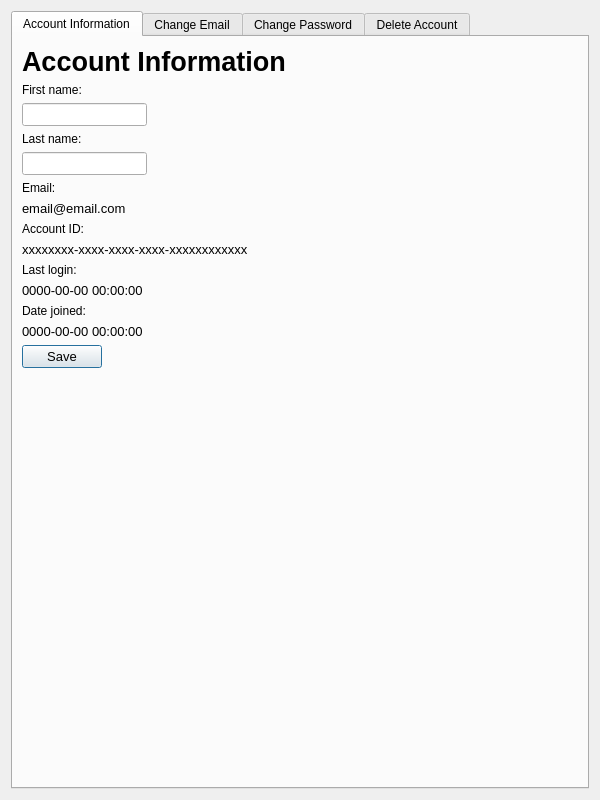
<?xml version="1.0" encoding="UTF-8"?>
<ui version="4.0">
 <class>Dialog</class>
 <widget class="QDialog" name="Dialog">
  <property name="geometry">
   <rect>
    <x>0</x>
    <y>0</y>
    <width>600</width>
    <height>800</height>
   </rect>
  </property>
  <property name="minimumSize">
   <size>
    <width>600</width>
    <height>800</height>
   </size>
  </property>
  <property name="maximumSize">
   <size>
    <width>600</width>
    <height>800</height>
   </size>
  </property>
  <property name="windowTitle">
   <string>Dialog</string>
  </property>
  <layout class="QGridLayout" name="gridLayout">
   <item row="0" column="0">
    <widget class="QTabWidget" name="tabWidget">
     <property name="currentIndex">
      <number>0</number>
     </property>
     <widget class="QWidget" name="tab">
      <attribute name="title">
       <string>Account Information</string>
      </attribute>
      <layout class="QFormLayout" name="formLayout">
       <item row="1" column="0">
        <widget class="QLabel" name="label_3">
         <property name="font">
          <font>
           <pointsize>20</pointsize>
           <weight>75</weight>
           <bold>true</bold>
          </font>
         </property>
         <property name="text">
          <string>Account Information</string>
         </property>
        </widget>
       </item>
       <item row="2" column="0">
        <widget class="QLabel" name="label">
         <property name="text">
          <string>First name:</string>
         </property>
        </widget>
       </item>
       <item row="3" column="0">
        <widget class="QLineEdit" name="le_firstname">
         <property name="font">
          <font>
           <pointsize>10</pointsize>
          </font>
         </property>
        </widget>
       </item>
       <item row="4" column="0">
        <widget class="QLabel" name="label_2">
         <property name="text">
          <string>Last name:</string>
         </property>
        </widget>
       </item>
       <item row="5" column="0">
        <widget class="QLineEdit" name="le_lastname">
         <property name="font">
          <font>
           <pointsize>10</pointsize>
          </font>
         </property>
        </widget>
       </item>
       <item row="7" column="0">
        <widget class="QLabel" name="label_4">
         <property name="text">
          <string>Email:</string>
         </property>
        </widget>
       </item>
       <item row="8" column="0">
        <widget class="QLabel" name="lbl_email">
         <property name="font">
          <font>
           <pointsize>10</pointsize>
          </font>
         </property>
         <property name="text">
          <string>email@email.com</string>
         </property>
        </widget>
       </item>
       <item row="9" column="0">
        <widget class="QLabel" name="label_9">
         <property name="text">
          <string>Account ID:</string>
         </property>
        </widget>
       </item>
       <item row="10" column="0">
        <widget class="QLabel" name="lbl_id">
         <property name="font">
          <font>
           <pointsize>10</pointsize>
          </font>
         </property>
         <property name="text">
          <string>xxxxxxxx-xxxx-xxxx-xxxx-xxxxxxxxxxxx</string>
         </property>
        </widget>
       </item>
       <item row="15" column="0">
        <widget class="QPushButton" name="btn_save_name">
         <property name="font">
          <font>
           <pointsize>10</pointsize>
          </font>
         </property>
         <property name="text">
          <string>    Save    </string>
         </property>
        </widget>
       </item>
       <item row="11" column="0">
        <widget class="QLabel" name="label_19">
         <property name="text">
          <string>Last login:</string>
         </property>
        </widget>
       </item>
       <item row="12" column="0">
        <widget class="QLabel" name="lbl_last_login">
         <property name="font">
          <font>
           <pointsize>10</pointsize>
          </font>
         </property>
         <property name="text">
          <string>0000-00-00 00:00:00</string>
         </property>
        </widget>
       </item>
       <item row="13" column="0">
        <widget class="QLabel" name="label_21">
         <property name="text">
          <string>Date joined:</string>
         </property>
        </widget>
       </item>
       <item row="14" column="0">
        <widget class="QLabel" name="lbl_date_joined">
         <property name="font">
          <font>
           <pointsize>10</pointsize>
          </font>
         </property>
         <property name="text">
          <string>0000-00-00 00:00:00</string>
         </property>
        </widget>
       </item>
      </layout>
     </widget>
     <widget class="QWidget" name="tab_3">
      <attribute name="title">
       <string>Change Email</string>
      </attribute>
      <layout class="QFormLayout" name="formLayout_3">
       <item row="0" column="0">
        <widget class="QLabel" name="label_10">
         <property name="font">
          <font>
           <pointsize>20</pointsize>
           <weight>75</weight>
           <bold>true</bold>
          </font>
         </property>
         <property name="text">
          <string>Change Email</string>
         </property>
        </widget>
       </item>
       <item row="1" column="0">
        <widget class="QLabel" name="label_11">
         <property name="text">
          <string>Current password:</string>
         </property>
        </widget>
       </item>
       <item row="2" column="0">
        <widget class="DoubleClickShowPassword" name="le_current_password_ce">
         <property name="font">
          <font>
           <pointsize>10</pointsize>
          </font>
         </property>
        </widget>
       </item>
       <item row="3" column="0">
        <widget class="QLabel" name="label_12">
         <property name="text">
          <string>New email:</string>
         </property>
        </widget>
       </item>
       <item row="4" column="0">
        <widget class="QLineEdit" name="le_new_email">
         <property name="font">
          <font>
           <pointsize>10</pointsize>
          </font>
         </property>
        </widget>
       </item>
       <item row="5" column="0">
        <widget class="QLabel" name="label_13">
         <property name="text">
          <string>Confirm new email:</string>
         </property>
        </widget>
       </item>
       <item row="6" column="0">
        <widget class="QLineEdit" name="le_re_new_email">
         <property name="font">
          <font>
           <pointsize>10</pointsize>
          </font>
         </property>
        </widget>
       </item>
       <item row="7" column="0">
        <widget class="QPushButton" name="btn_save_email">
         <property name="font">
          <font>
           <pointsize>10</pointsize>
          </font>
         </property>
         <property name="text">
          <string>    Save    </string>
         </property>
        </widget>
       </item>
      </layout>
     </widget>
     <widget class="QWidget" name="tab_2">
      <attribute name="title">
       <string>Change Password</string>
      </attribute>
      <layout class="QFormLayout" name="formLayout_2">
       <item row="0" column="0">
        <widget class="QLabel" name="label_5">
         <property name="font">
          <font>
           <pointsize>20</pointsize>
           <weight>75</weight>
           <bold>true</bold>
          </font>
         </property>
         <property name="text">
          <string>Change Password</string>
         </property>
        </widget>
       </item>
       <item row="1" column="0">
        <widget class="QLabel" name="label_6">
         <property name="text">
          <string>Current password:</string>
         </property>
        </widget>
       </item>
       <item row="2" column="0">
        <widget class="DoubleClickShowPassword" name="le_current_password">
         <property name="font">
          <font>
           <pointsize>10</pointsize>
          </font>
         </property>
        </widget>
       </item>
       <item row="3" column="0">
        <widget class="QLabel" name="label_7">
         <property name="text">
          <string>New password</string>
         </property>
        </widget>
       </item>
       <item row="4" column="0">
        <widget class="DoubleClickShowPassword" name="le_new_password">
         <property name="font">
          <font>
           <pointsize>10</pointsize>
          </font>
         </property>
        </widget>
       </item>
       <item row="5" column="0">
        <widget class="QLabel" name="label_8">
         <property name="text">
          <string>Confirm new password</string>
         </property>
        </widget>
       </item>
       <item row="6" column="0">
        <widget class="DoubleClickShowPassword" name="le_re_new_password">
         <property name="font">
          <font>
           <pointsize>10</pointsize>
          </font>
         </property>
        </widget>
       </item>
       <item row="7" column="0">
        <widget class="QPushButton" name="btn_save_password">
         <property name="font">
          <font>
           <pointsize>10</pointsize>
          </font>
         </property>
         <property name="text">
          <string>    Save    </string>
         </property>
        </widget>
       </item>
      </layout>
     </widget>
     <widget class="QWidget" name="tab_4">
      <attribute name="title">
       <string>Delete Account</string>
      </attribute>
      <layout class="QFormLayout" name="formLayout_4">
       <item row="0" column="0">
        <widget class="QLabel" name="label_14">
         <property name="font">
          <font>
           <pointsize>20</pointsize>
           <weight>75</weight>
           <bold>true</bold>
          </font>
         </property>
         <property name="text">
          <string>Delete Account</string>
         </property>
        </widget>
       </item>
       <item row="1" column="0" colspan="2">
        <widget class="QLabel" name="label_15">
         <property name="text">
          <string>Deleting your account will permanently erase all your data associated with the account, including your profile information and saved passwords.</string>
         </property>
         <property name="wordWrap">
          <bool>true</bool>
         </property>
        </widget>
       </item>
       <item row="5" column="0">
        <widget class="QPushButton" name="btn_delete_account">
         <property name="font">
          <font>
           <pointsize>10</pointsize>
          </font>
         </property>
         <property name="text">
          <string>  Delete Account  </string>
         </property>
        </widget>
       </item>
       <item row="2" column="0" colspan="2">
        <widget class="QLabel" name="label_16">
         <property name="text">
          <string>You will lose access to the account and any associated services, products, or benefits tied to it. You won't be able to log in or retrieve your data once the account is deleted.</string>
         </property>
         <property name="wordWrap">
          <bool>true</bool>
         </property>
        </widget>
       </item>
       <item row="3" column="0" colspan="2">
        <widget class="QLabel" name="label_17">
         <property name="text">
          <string>You will no longer receive any communications or notifications related to your account, and we won't be able to contact you through this account.</string>
         </property>
         <property name="wordWrap">
          <bool>true</bool>
         </property>
        </widget>
       </item>
       <item row="4" column="0" colspan="2">
        <widget class="QLabel" name="label_18">
         <property name="text">
          <string>Account deletion is irreversible. We cannot recover your data or reactivate your account once you proceed with the deletion.</string>
         </property>
         <property name="wordWrap">
          <bool>true</bool>
         </property>
        </widget>
       </item>
      </layout>
     </widget>
    </widget>
   </item>
  </layout>
 </widget>
 <customwidgets>
  <customwidget>
   <class>DoubleClickShowPassword</class>
   <extends>QLineEdit</extends>
   <header>custom_widgets.h</header>
  </customwidget>
 </customwidgets>
 <resources/>
 <connections/>
</ui>
